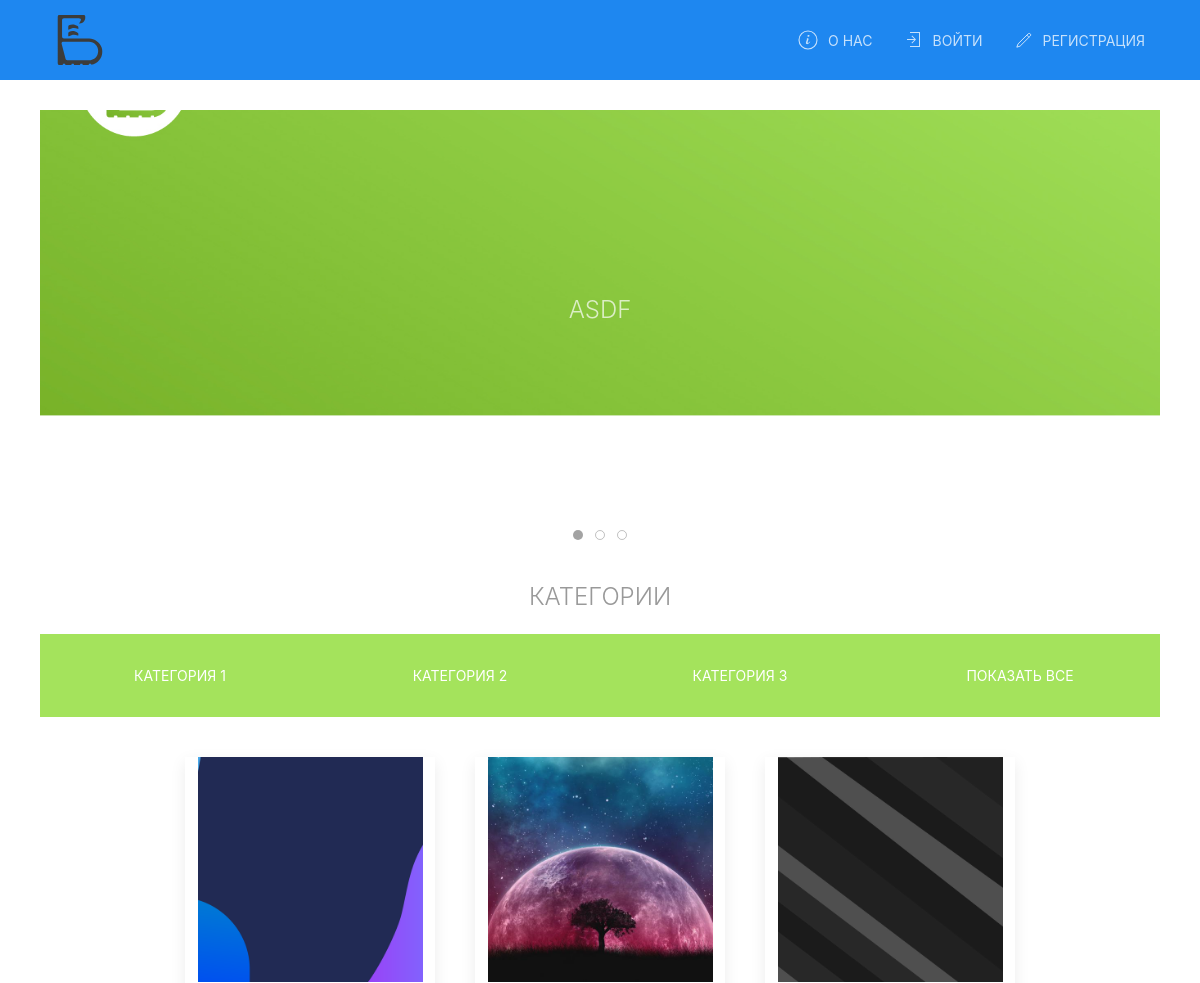
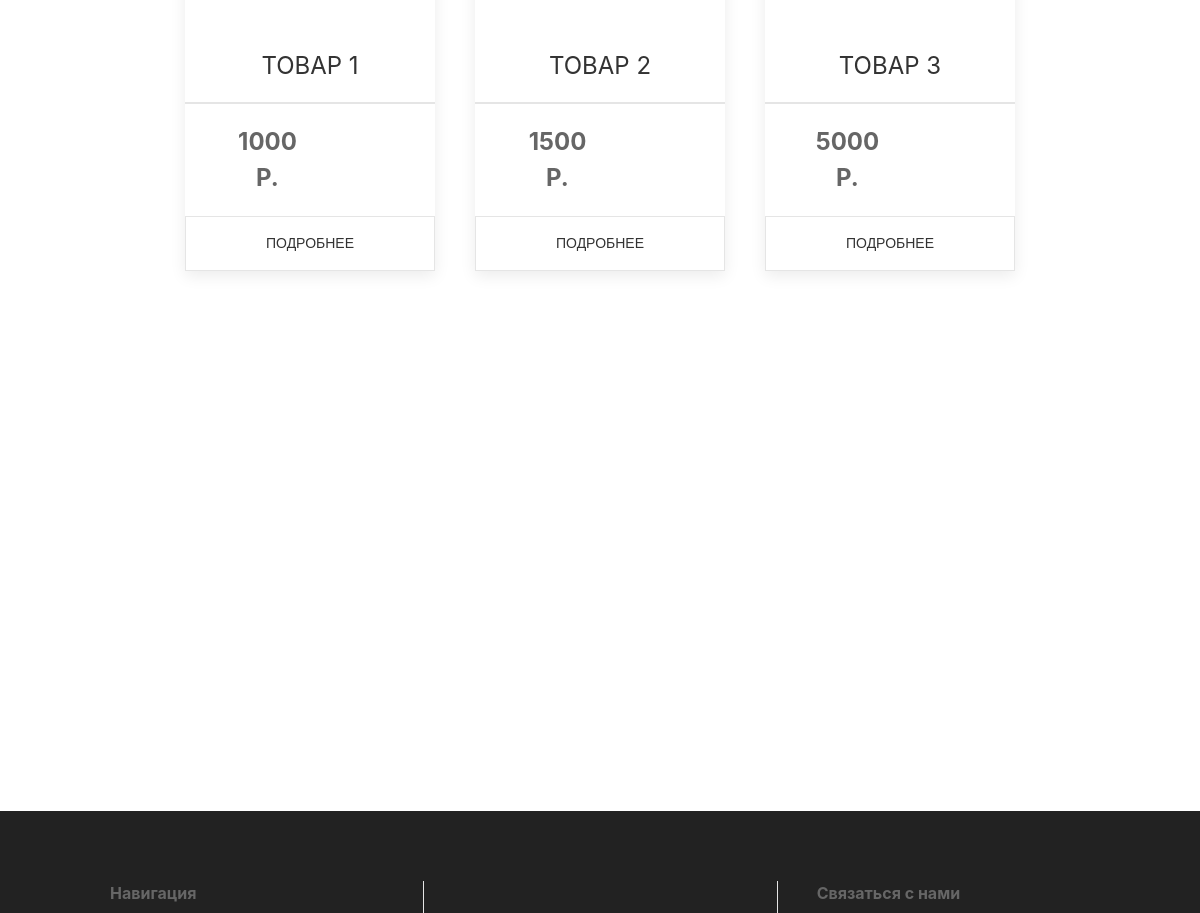
The page / on the database its author committed (2 pictures, top to bottom).
### py_market/models.py (models this page shows, shortened)
class News(db.Model):
    __tablename__ = "News"
    id = db.Column(db.Integer, primary_key=True)
    title = db.Column(db.String(300))
    description = db.Column(db.String(300))
    text = db.Column(db.Text())
    image_url = db.Column(db.String(400))

class Category(db.Model):
    __tablename__ = "Category"
    id = db.Column(db.Integer, primary_key=True)
    name = db.Column(db.String(100), nullable=False, unique=True)
    product_id = db.Column(db.Integer, db.ForeignKey("Product.id"))
    products = db.relationship("Product",
                               backref=db.backref("category", lazy="select", uselist=True),
                               secondary=products_categories,
                               uselist=True)

class Product(db.Model):
    __tablename__ = "Product"
    id = db.Column(db.Integer, primary_key=True, autoincrement=True)
    name = db.Column(db.String(100), nullable=False)
    price = db.Column(db.Float, nullable=False)
    male = db.Column(db.Boolean, nullable=True)
    brand = db.Column(db.String(100), nullable=True)
    description = db.Column(db.String(200))
    arrival_date = db.Column(db.Date(), default=date.today())

class ProductPhoto(db.Model):
    __tablename__ = "ProductPhoto"
    id = db.Column(db.Integer, primary_key=True)
    path = db.Column(db.String(250))
    products = db.Column(db.Integer, db.ForeignKey(Product.id))
    product = db.relationship(Product,
                              backref=db.backref("photos", lazy="subquery"),
                              foreign_keys=[products])

### py_market/routes.py (the view)
@app.route('/home')
@app.route('/')
def home():
    products = Product.query.order_by(Product.arrival_date).limit(app.config["ITEMS_PER_PAGE"]).all()
    categories = Category.query.all()
    titles = News.query.all()
    return render_template("py_market/home.html",
                           title="Главная страница",
                           products=products,
                           categories=categories,
                           titles=titles)

### py_market/routes.py (called while the page is built)
@app.before_request
def before_request():
    if current_user:
        g.user = current_user

@app.context_processor
def inject_user():
    if current_user:
        return dict(user=g.user)

### py_market/templates/py_market/home.html (shortened to what this page needs)
{% extends "py_market/base.html" %}
{% from "py_market/macroses.html" import show_categories %}
{% from"products/macroses.html" import show_products %}
{% block content %}
    {% if titles %}
        {% include "py_market/news_slider.html" %}
    {% endif %}
    {% if categories|length >= 1 %}
        <div class="uk-margin-medium">
            <div class="uk-h3 uk-text-muted uk-text-center uk-text-light uk-text-uppercase">Категории</div>
                {{ show_categories(categories) }}
        </div>
    {% endif %}
    {% if products %}
        {% block head %}
            {{ super() }}
        {% endblock %}
        {{ show_products(products, user) }}
    {% endif %}
{% endblock %}

### py_market/templates/py_market/macroses.html (shortened to what this page needs)
{% macro show_categories(categories) %}
    <div class="uk-grid-collapse uk-child-width-expand@m  uk-child-width-1-1@s
                uk-flex-center uk-text-center uk-text-uppercase" uk-grid
         style="color: white">
        {% for category in categories %}
            <form method="get" class="uk-link-toggle uk-card-hover uk-first-column"
                  action="{{ url_for('products.base') }}">
                <input type="submit" value="{{category.name}}"
                       class="uk-button uk-width-1-1 uk-button-large uk-padding-small home_page_menu">
            </form>
        {% endfor %}
        <a href="{{ url_for('products.base') }}" class="uk-link-toggle uk-card-hover uk-first-column">
            <button class="uk-button uk-width-1-1 uk-button-large uk-padding-small home_page_menu">
                Показать все
            </button>
        </a>
    </div>
{% endmacro %}

### products/templates/products/macroses.html (shortened to what this page needs)
{% macro show_products(products, user) %}
    {% if products %}
        <div id="products" uk-grid class="uk-grid uk-flex-center uk-child-width-1-3@m uk-child-width-1-4@l"
             uk-height-match=".uk-card">
            {% for product in products %}
                <div>
                    <div class="uk-card uk-card-default">
                        <div class="uk-card-media-top">
                            {% if product.photos|length  >= 1%}
                                {% with preview = product.photos[0].path %}
                                    <img class="uk-align-center fill-img"
                                     src="{{url_for('static', filename=preview) }}"
                                     alt="alt text"
                                     sizes="(min-width: 150px; min-height:250px;) 500px, 100vw">
                                {% endwith %}
                            {% else %}
                            <img class=" uk-align-center"
                                 src="{{ url_for('static', filename='images/default_product.jpg') }}"
                                 alt="alt text">
                            {% endif %}
                        </div>
                        <div class="uk-width-1-1">
                            <div class="uk-card-header">
                                <h3 class="uk-card-title uk-text-uppercase uk-text-center">
                                    {{ product.name }}
                                </h3>
                            </div>
                            <div class="uk-card-footer">
                                <div class="uk-flex uk-flex-between uk-child-width-1-2">
                                    <div>
                                        <div class="uk-text-bold uk-text-center uk-text-large">{{ product.price }} Р.</div>
                                    </div>
                                </div>
                            </div>
                            <div class="uk-width-1-1">
                                <a class="uk-button-link" href="{{ url_for('products.product_page', id=product.id) }}">
                                    <button class="uk-button-large uk-button-default uk-width-1-1 uk-text-uppercase">
                                        Подробнее
                                    </button>
                                </a>
                            </div>
                        </div>
                    </div>
                </div>
        {% endfor %}
        </div>
    {% endif %}
{% endmacro %}

### py_market/templates/py_market/news_slider.html (shortened to what this page needs)
<div class="uk-position-relative uk-visible-toggle" tabindex="-1"
     uk-slideshow="animation: push; max-height: 400; autoplay: true; finite: true; ">
    <div class="uk-position-relative uk-visible-toggle uk-light" tabindex="-1">
        <ul class="uk-slideshow-items">
            {% for title_elem in titles %}
                    <li>
                        {% if title_elem.image_url %}
                            <img src="{{ title_elem.image_url }}" alt="" uk-cover>
                        {% else %}
                            <img src="{{ url_for('static', filename="/images/news/bg_news_1.jpg") }}" alt="" uk-cover>
                        {% endif %}
                        <div class="uk-position-center uk-position-small uk-padding-small
                                    uk-text-center uk-text-light uk-text-uppercase">
                          <a class="uk-link-reset" href="{{ url_for('news', id=title_elem.id) }}">
                              <div class="uk-margin-remove uk-text-uppercase uk-text-lead uk-button uk-button-text">
                                  {% if title_elem.title %}
                                      {{ title_elem.title }}
                                  {% else %}
                                      Новость № {{ title_elem.id }}
                                  {% endif %}
                              </div>
                          </a>
                        </div>
                        <div class="uk-position-bottom-center uk-position-small
                                    uk-text-light uk-text-center uk-margin-medium uk-text-lead">
                        </div>
                    </li>
            {% endfor %}
        </ul>
    </div>
    <ul class="uk-slideshow-nav uk-dotnav uk-flex-center uk-margin"></ul>
</div>

### py_market/static/css/style.css (style rules this page uses)
.home_page_menu { background-color: #a4e35c; color: white!important; transform: scale(1); transition: linear 1s; }
button { cursor: pointer; }
.fill-img { width: 90%; height: auto; }

### rows shown on the page
News: image_url (picture), title "ASDF"
Category: name "Категория 1"
Category: name "Категория 2"
Category: name "Категория 3"
Product: path (picture), name "ТОВАР 1", price "1000"
Product: path (picture), name "ТОВАР 2", price "1500"
Product: path (picture), name "ТОВАР 3", price "5000"
